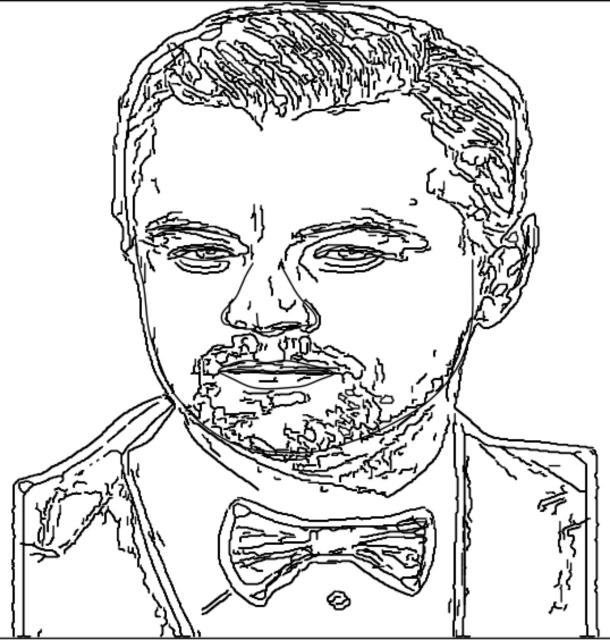
#> input picture Robot-Painter/Report/Dicaprio.jpeg, 1220 x 1280 px (shown at 1/2 size)
$ python quantize.py ../Report/Dicaprio.jpeg 3
#> lines starting #> are read from the running program, lines starting #| are printed output that depends on the picture
"""Code for reducing number of colors on the image and getting close in color areas."""
import sys
from skimage import segmentation, color
import numpy as np
import cv2


def plot_palette(colors, figname = 'colors pallete'):
    """Get the used colors in RGB and on the picture."""
    pallete = np.tile(colors[0], (100, 100, 1))

    for i in range(1, len(colors)):
        pallete = np.concatenate((pallete, np.tile(colors[i], (100, 100, 1))), axis=1)

    np.savetxt('colors.txt', colors, fmt='%d')
    cv2.imshow(figname, pallete)
    cv2.imwrite('colors_pallete.png', pallete)

def generate_colors_order(colors):
    """Sort colors indexes in ascending order."""
    colors_hsv = -cv2.cvtColor(colors, cv2.COLOR_BGR2HSV)[0]
    return colors_hsv[:, 2].argsort()


if __name__ == '__main__':

    if len(sys.argv) == 1 or len(sys.argv) > 3:
        print('Bad argument usage.\n'
        'Usage: python3 quantize.py <path/to/image> (<number_of_colors>)')
        sys.exit(1)
    elif len(sys.argv) == 2:
        print('Using default number of colors K = 12')
        img = cv2.imread(sys.argv[1])
        K = 12
    else:
        img = cv2.imread(sys.argv[1])
#> img is the input picture: shape (1280, 1220, 3); min 0, max 255, mean 220.1
        K = int(sys.argv[2])
        print(f'Using {K} colors')

    img = cv2.bilateralFilter(img, 7, 21,21)
    cv2.imshow('img', img)


    # x=y=max(img.shape[0], img.shape[1])
    # square= np.ones((x,y,3), np.uint8)*255
    # square[int((y-img.shape[0])/2):int(y-(y-img.shape[0])/2),\
    #        int((x-img.shape[1])/2):int(x-(x-img.shape[1])/2)] = img
    # img_squared = cv2.resize(square, (400,400))


    segments = segmentation.slic(img, sigma=3, compactness=20, n_segments=100,
                                    start_label=1, convert2lab=True, max_num_iter=100)
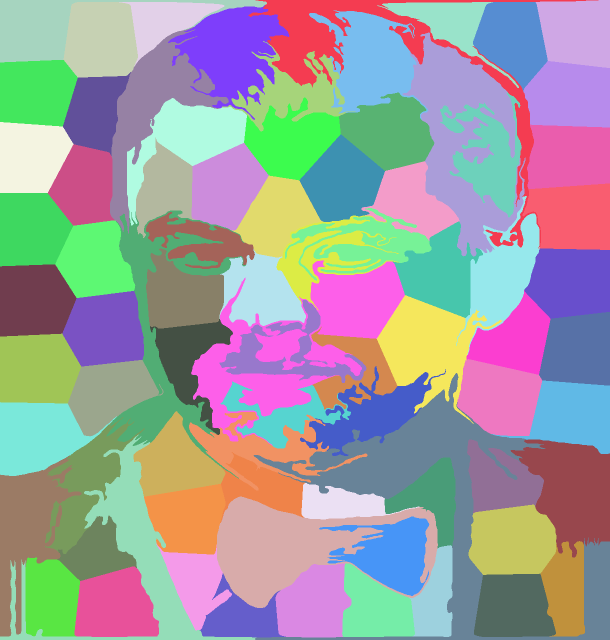
#> segments: shape (1280, 1220) int64 (shown at 1/2 size); 80 distinct labels, from 1 to 80; one colour per label, 0 black
    blank_img = np.ones(img.shape)*255

    out1 = color.label2rgb(segments,  img, kind = 'avg', bg_label = 0)
    out1 = out1.astype(np.uint8)

    img_with_branch = segmentation.mark_boundaries(blank_img, segments)
#> blank_img: shape (1280, 1220, 3) float64; every value is 255
    img_with_branch_2 = segmentation.mark_boundaries(out1, segments)
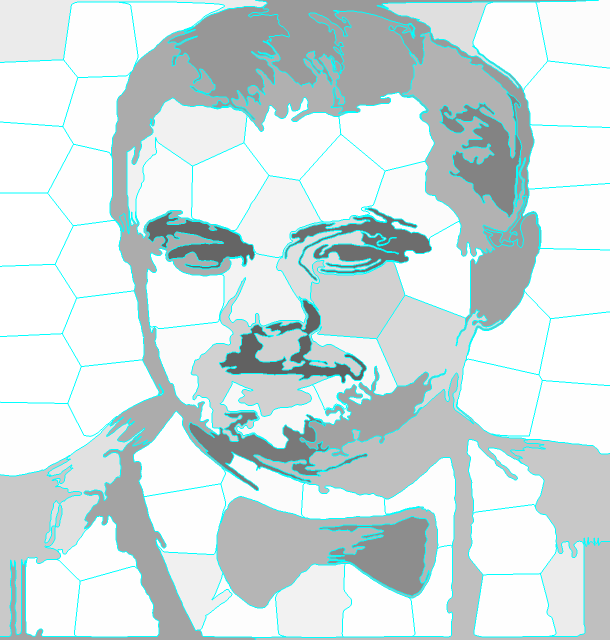
#> img_with_branch_2: shape (1280, 1220, 3) float64 (shown at 1/2 size); mean B, G, R 0.872, 0.872, 0.82

    criteria = (cv2.TERM_CRITERIA_EPS + cv2.TERM_CRITERIA_MAX_ITER, 10, 1.0)
    img_LAB = cv2.cvtColor(img, cv2.COLOR_BGR2Lab)
#> img_LAB: shape (1280, 1220, 3); mean of channels 0, 1, 2 221, 128, 128
    Z = img_LAB.reshape((-1,3))
    Z = np.float32(Z)

    ret, label, center = cv2.kmeans(Z, K, None, criteria, 10, cv2.KMEANS_PP_CENTERS)
#> ret = 344218177.9; center = [[253.5, 128, 128], [137.7, 128, 128], [24.39, 128, 128]]
    label = label.reshape((img.shape[0], img.shape[1]))
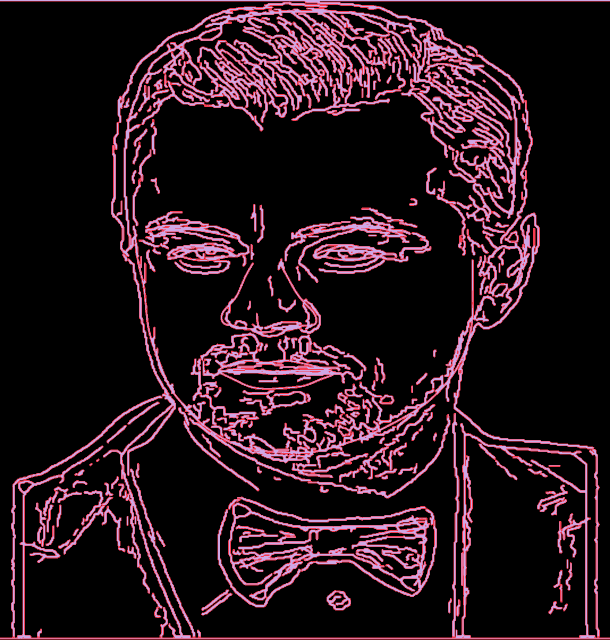
#> label: shape (1280, 1220) int32 (shown at 1/2 size); 3 distinct labels, from 0 to 2; one colour per label, 0 black
    center = center.astype(np.uint8)
#> center = [[253, 128, 128], [137, 127, 127], [24, 128, 128]]
    res = center[label.flatten()]
    res2 = res.reshape((img.shape))
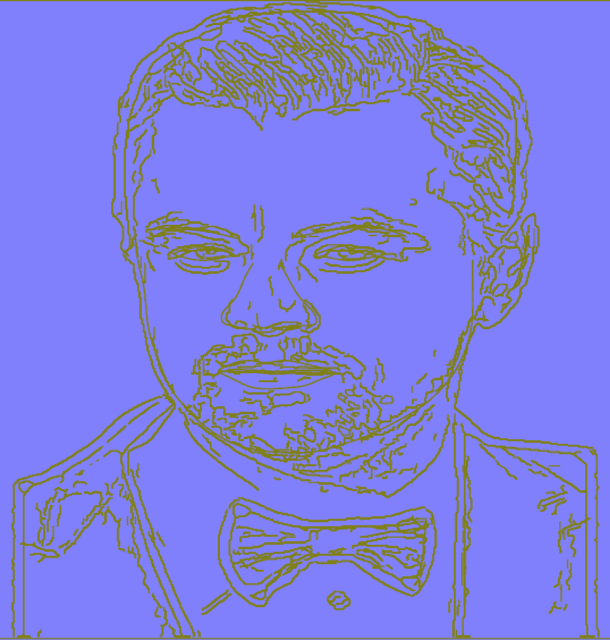
#> res2: shape (1280, 1220, 3) (shown at 1/2 size); mean B, G, R 221.4, 127.9, 127.9
    res3 = cv2.cvtColor(res2, cv2.COLOR_Lab2BGR)
    img_with_branch_3 = segmentation.mark_boundaries(res3, segments)
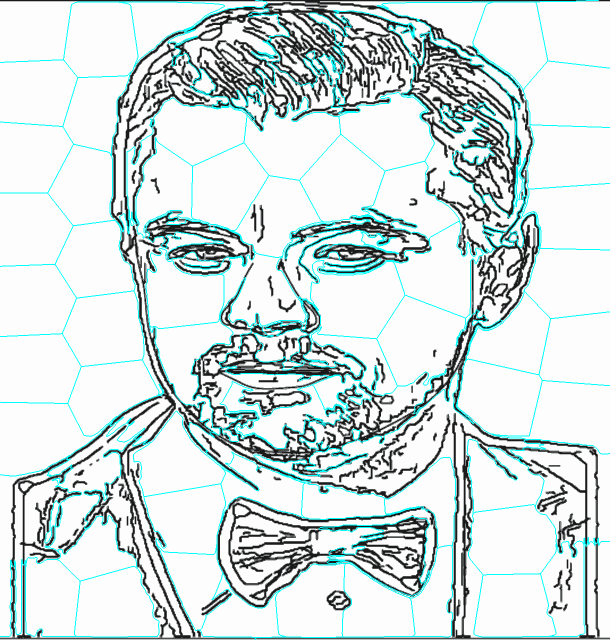
#> img_with_branch_3: shape (1280, 1220, 3) float64 (shown at 1/2 size); mean B, G, R 0.877, 0.876, 0.824

    center = cv2.cvtColor(np.array([center], np.uint8), cv2.COLOR_LAB2BGR)
#> center = [[253, 253, 253], [130, 129, 126], [26, 26, 26]]
    idx = generate_colors_order(center)
#> in generate_colors_order, `colors_hsv = -cv2.cvtColor(colors, cv2.COLOR_BGR2HSV)[0]`: colors_hsv = [[0, 0, 3], [158, 248, 126], [0, 0, 230]]
#> idx = [0, 1, 2]
    plot_palette(center[0][idx], 'centers')
#> in plot_palette, `pallete = np.tile(colors[0], (100, 100, 1))`: pallete: shape (100, 100, 3); every value is 253
#> the loop in plot_palette, `for i in range(1, len(colors)):` made 2 passes
#> pass 1, in plot_palette, `pallete = np.concatenate((pallete, np.tile(colors[i], (100, 100, 1))),..`:
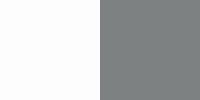
#> pallete: shape (100, 200, 3); mean of channels 0, 1, 2 191.5, 191, 189.5; drawn as B, G, R
#> pass 2, in plot_palette, `pallete = np.concatenate((pallete, np.tile(colors[i], (100, 100, 1))),..`:
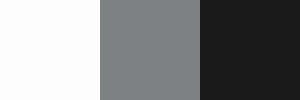
#> pallete: shape (100, 300, 3); mean of channels 0, 1, 2 136.3, 136, 135; drawn as B, G, R

    cv2.imshow('Quantized image', res3)
    cv2.imshow('Contours on image', img_with_branch_3)
    cv2.imwrite('./quantized_image.png', res3)
    cv2.imwrite('./mask.jpg', out1)
    cv2.imwrite('./branch.jpg', img_with_branch)
    np.savetxt('segments.txt', segments, fmt='%d')
    cv2.waitKey(0)
    cv2.destroyAllWindows()
